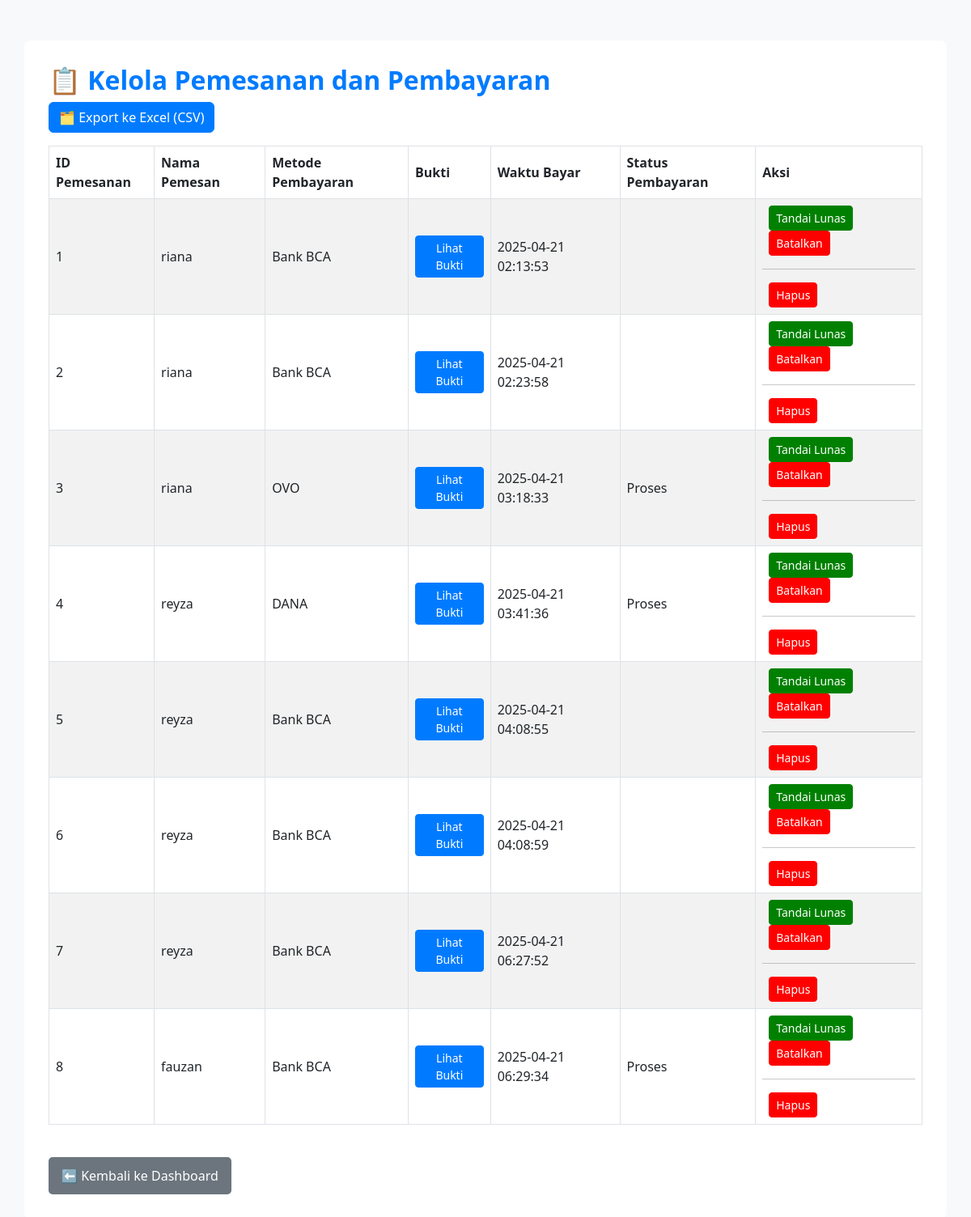
The app's page /kelola_pembayaran.php (signed in) with its own data.
### tables this page shows
CREATE TABLE `pembayaran` (
  `id_pembayaran` int(11) NOT NULL,
  `id_pemesanan` int(11) NOT NULL,
  `metodebayar` varchar(255) NOT NULL,
  `status` enum('proses','berhasil','gagal') NOT NULL,
  `bukti` varchar(255) NOT NULL,
  `waktu_bayar` timestamp NOT NULL DEFAULT current_timestamp() ON UPDATE current_timestamp(),
  `status_bayar` enum('pending','lunas','batal') NOT NULL
);

CREATE TABLE `pemesanan` (
  `id_pemesanan` int(11) NOT NULL,
  `id_jadwal` int(11) NOT NULL,
  `id_user` int(11) NOT NULL,
  `jumlah_tiket` int(11) NOT NULL,
  `total_bayar` decimal(10,2) NOT NULL,
  `status_bayar` enum('gagal','proses','berhasil') NOT NULL,
  `waktu_pemesanan` time NOT NULL,
  `nama` varchar(255) NOT NULL
);

CREATE TABLE `users` (
  `id_user` int(11) NOT NULL,
  `nama` varchar(255) NOT NULL,
  `email` varchar(100) NOT NULL,
  `password` varchar(255) NOT NULL,
  `role` enum('admin','user') NOT NULL,
  `create_account` timestamp NOT NULL DEFAULT current_timestamp() ON UPDATE current_timestamp()
);

### kelola_pembayaran.php (the view, shortened to what this page needs)
<?php
include 'koneksi.php';
if (isset($_GET['verifikasi']) && $_GET['verifikasi'] == 'sukses'): ?>
<?php endif;
$query = "
    SELECT p.id_pemesanan, u.nama AS nama_pemesan, pay.metodebayar, pay.bukti, pay.waktu_bayar, pay.status AS status_pembayaran
    FROM pembayaran pay
    JOIN pemesanan p ON pay.id_pemesanan = p.id_pemesanan
    JOIN users u ON p.id_user = u.id_user
";
$result = mysqli_query($conn, $query);
?>
<!DOCTYPE html>
<html lang="id">
<head>
    <link href="https://cdn.jsdelivr.net/npm/bootstrap@5.3.0-alpha1/dist/css/bootstrap.min.css" rel="stylesheet">
</head>
<body>
<div class="container">
    <h2>📋 Kelola Pemesanan dan Pembayaran</h2>
    <a href="kelola_pembayaran.php?export=excel" class="btn btn-primary mb-3">🗂️ Export ke Excel (CSV)</a>
    <table class="table table-bordered table-striped">
        <thead class="thead-dark">
            <tr>
                <th>ID Pemesanan</th>
                <th>Nama Pemesan</th>
                <th>Metode Pembayaran</th>
                <th>Bukti</th>
                <th>Waktu Bayar</th>
                <th>Status Pembayaran</th>
                <th>Aksi</th>
            </tr>
        </thead>
        <tbody>
            <?php while ($row = mysqli_fetch_assoc($result)): ?>
                <tr>
                    <td><?= $row['id_pemesanan'] ?></td>
                    <td><?= $row['nama_pemesan'] ?></td>
                    <td><?= $row['metodebayar'] ?></td>
                    <td>
                        <?php if ($row['bukti']): ?>
                            <a href="<?= $row['bukti'] ?>" target="_blank" class="btn btn-primary btn-sm">Lihat Bukti</a>
                        <?php else: ?>
                            Tidak ada
                        <?php endif; ?>
                    </td>
                    <td><?= $row['waktu_bayar'] ?></td>
                    <td><?= ucfirst($row['status_pembayaran']) ?></td>
                    <td>
                        <a href="verifikasi_pembayaran.php?id_pemesanan=<?= $row['id_pemesanan'] ?>&status=lunas" class="btn btn-success btn-sm ms-2">Tandai Lunas</a>
                        <a href="verifikasi_pembayaran.php?id_pemesanan=<?= $row['id_pemesanan'] ?>&status=batal" class="btn btn-danger btn-sm ms-2">Batalkan</a>
                        <hr>
                        <a href="hapus_pemesanan.php?id=<?= $row['id_pemesanan'] ?>" class="btn btn-danger btn-sm ms-2" onclick="return confirm('Yakin ingin menghapus pemesanan ini?')">Hapus</a>
                    </td>
                </tr>
            <?php endwhile; ?>
        </tbody>
    </table>
    <br><a href="dashboard_admin.php" class="btn btn-back">⬅️ Kembali ke Dashboard</a>
</div>
</body>
</html>

### kelola_pembayaran.php (style rules this page uses)
body { background-color: #f8f9fa; padding-top: 50px; }
.container { background-color: white; border-radius: 8px; padding: 30px; }
h2 { color: #007bff; font-weight: bold; }
.table th, .table td { vertical-align: middle; }
.btn-back { background-color: #6c757d; color: white; text-decoration: none; padding: 10px 15px; border-radius: 5px; }
.btn-danger { background-color: red; border-color: red; }
.btn-success { background-color: green; border-color: green; }
.btn-primary { background-color: #007bff; border-color: #007bff; }

### records on screen
pembayaran: id_pemesanan.id_pemesanan "1", users.nama "riana", metodebayar "Bank BCA", waktu_bayar "2025-04-21 02:13:53"
pembayaran: id_pemesanan.id_pemesanan "2", users.nama "riana", metodebayar "Bank BCA", waktu_bayar "2025-04-21 02:23:58"
pembayaran: id_pemesanan.id_pemesanan "3", users.nama "riana", metodebayar "OVO", waktu_bayar "2025-04-21 03:18:33", status "Proses"
pembayaran: id_pemesanan.id_pemesanan "4", users.nama "reyza", metodebayar "DANA", waktu_bayar "2025-04-21 03:41:36", status "Proses"
pembayaran: id_pemesanan.id_pemesanan "5", users.nama "reyza", metodebayar "Bank BCA", waktu_bayar "2025-04-21 04:08:55"
pembayaran: id_pemesanan.id_pemesanan "6", users.nama "reyza", metodebayar "Bank BCA", waktu_bayar "2025-04-21 04:08:59"
pembayaran: id_pemesanan.id_pemesanan "7", users.nama "reyza", metodebayar "Bank BCA", waktu_bayar "2025-04-21 06:27:52"
pembayaran: id_pemesanan.id_pemesanan "8", users.nama "fauzan", metodebayar "Bank BCA", waktu_bayar "2025-04-21 06:29:34", status "Proses"
